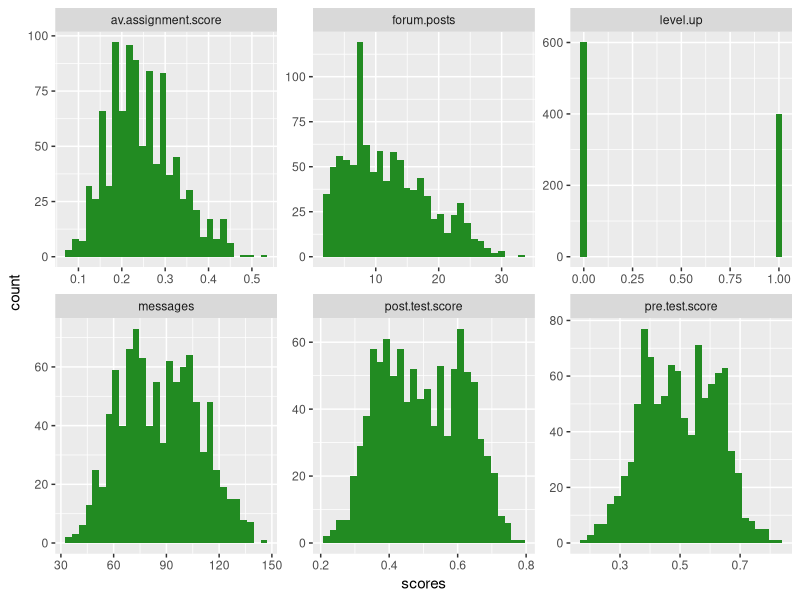
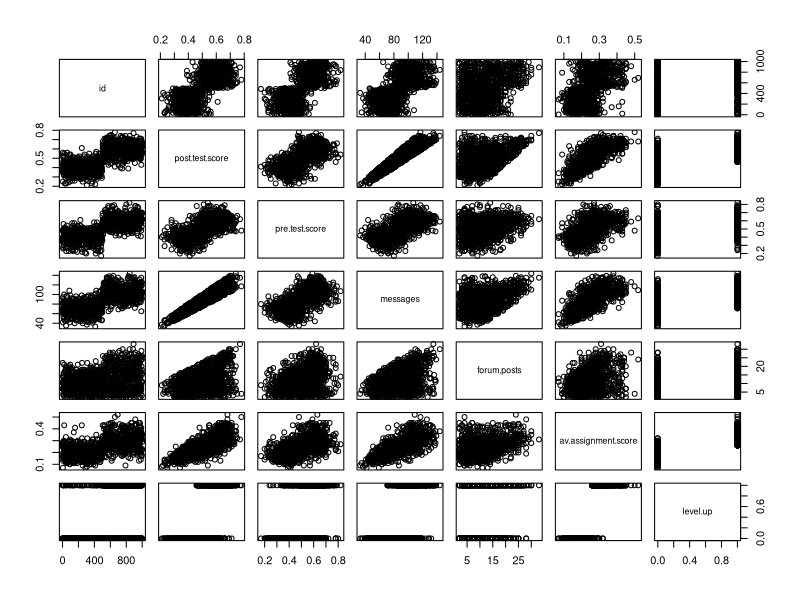
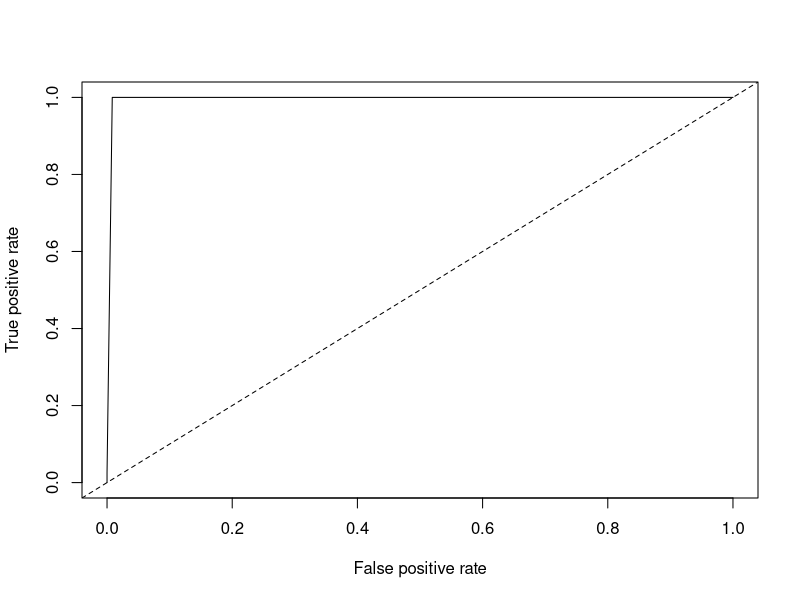
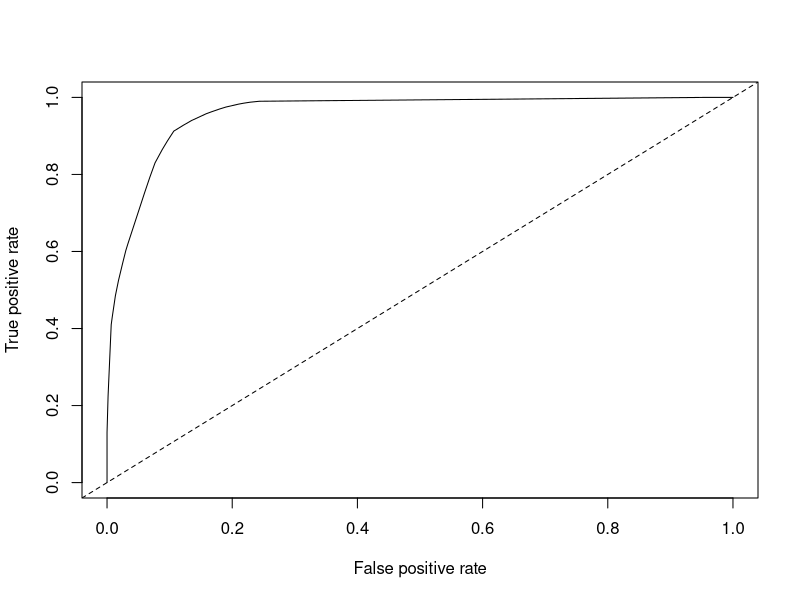

Here is the R script that generated these plots, in order:
## ---- chunk 1
D1 <- read.csv("online.data.csv", header = TRUE)
## ---- chunk 2
#Start by creating histograms of the distributions for all variables (#HINT: look up "facet" in the ggplot documentation)

library(tidyr)
library(dplyr)

D1$level.up <-ifelse(D1$level.up=="yes",1,0) #yes/no into 1/0
D2 <- gather(D1, "variables", "scores",-id)

library(ggplot2)

ggplot(D2, aes(scores)) +
  geom_histogram(aes(y = stat(count)), fill="forest green") +
  facet_wrap(~variables, scale = "free")


#Then visualize the relationships between variables
pairs(D1)

#Try to capture an intution about the data and the relationships
  #most of the relations is positive
  # messages and pre.test.score seems to be highly correlated

## ---- chunk 3
#Create a classification tree that predicts whether a student "levels up" in the online course using three variables of your choice (As we did last time, set all controls to their minimums)

library(rpart)
c.tree1 <- rpart(level.up ~ pre.test.score + messages + av.assignment.score, data = D1, method = "class", control = rpart.control(minsplit=1, cp=0.001))

#Plot and generate a CP table for your tree 

printcp(c.tree1)
post(c.tree1, file = "tree1.ps", title = "Online Data") 

#Generate a probability value that represents the probability that a student levels up based your classification tree 

D1$pred <- predict(c.tree1, type = "prob")[,2]#Last class we used type = "class" which predicted the classification for us, this time we are using type = "prob" to see the probability that our classififcation is based on.
## ---- chunk 4
#install.packages("ROCR")
library(ROCR)

#Plot the curve
pred.detail <- prediction(D1$pred, D1$level.up) 
plot(performance(pred.detail, "tpr", "fpr"))
abline(0, 1, lty = 2)

#Calculate the Area Under the Curve
unlist(slot(performance(pred.detail,"auc"), "y.values")) #Unlist liberates the AUC value from the "performance" object created by ROCR
#AUC = the probability that the fit model will score a randomly drawn positive sample higher than a randomly drawn negative sample = the value of the Wilcoxon-Mann-Whitney statistic

#Now repeat this process, but using the variables you did not use for the previous model and compare the plots & results of your two models. Which one do you think was the better model? Why?

c.tree2 <- rpart(level.up ~ post.test.score + forum.posts, data = D1, method = "class", control = rpart.control(minsplit=1, cp=0.001))

printcp(c.tree2)
post(c.tree2, file = "tree2.ps", title = "Online Data") 

D1$pred2 <- predict(c.tree2, type = "prob")[,2]

pred.detail2 <- prediction(D1$pred2, D1$level.up) 
plot(performance(pred.detail2, "tpr", "fpr"))
abline(0, 1, lty = 2)

unlist(slot(performance(pred.detail2,"auc"), "y.values"))

#first model seems to be better 
  #the area under the curve = measure of a forecast's accuracy
  #measure of 1 indicates perfect model; measure of 0.5 indicate random forecast
  #first model's measure = 0.9959375; second model'smeasure = 0.9582812
  
## ---- chunk 5
#Look at the ROC plot for your first model. Based on this plot choose a probability threshold that balances capturing the most correct predictions against false positives. Then generate a new variable in your data set that classifies each student according to your chosen threshold.

threshold.pred1 <- ifelse(D1$pred >= 0.5, 1, 0)
D1$threshold.pred1 <- threshold.pred1

#Now generate three diagnostics:

D1$truepositive1 <- (threshold.pred1)*(D1$level.up)
D1$truenegative1 <- (1-threshold.pred1)*(1-D1$level.up)
D1$falsepositive1 <- (threshold.pred1)*(1-D1$level.up)
D1$falsenegative1 <- (1-threshold.pred1)*(D1$level.up)

D1$accuracy.model1 <-ifelse(D1$level.up == D1$threshold.pred1, 1, 0)

D1$precision.model1 <- (sum(D1$truepositive1))/(sum(D1$truepositive1)+sum(D1$falsepositive1)) #precision= (true positives) / (true positives + false positives)

#Finally, calculate Kappa for your model according to:

#First generate the table of comparisons
table1 <- table(D1$level.up, D1$threshold.pred1)

#Convert to matrix
matrix1 <- as.matrix(table1)

#Calculate kappa
kappa(matrix1, exact = TRUE)/kappa(matrix1)
#kappa = 1.144378

#------------------------------------------------------
#Now choose a different threshold value and repeat these diagnostics. What conclusions can you draw about your two thresholds?

threshold.pred2 <- ifelse(D1$pred >= 0.99, 1, 0)
D1$threshold.pred2 <- threshold.pred2

D1$truepositive2 <- (threshold.pred2)*(D1$level.up)
D1$truenegative2 <- (1-threshold.pred2)*(1-D1$level.up)
D1$falsepositive2 <- (threshold.pred2)*(1-D1$level.up)
D1$falsenegative2 <- (1-threshold.pred2)*(D1$level.up)

D1$accuracy.model2 <-ifelse(D1$level.up == D1$threshold.pred1, 1, 0)

D1$precision.model2 <- (sum(D1$truepositive2))/(sum(D1$truepositive2)+sum(D1$falsepositive2)) 

table2 <- table(D1$level.up, D1$threshold.pred2)
matrix2 <- as.matrix(table2)

#Calculate kappa
kappa(matrix2, exact = TRUE)/kappa(matrix2)
#kappa = 1.003904

#cohen's kappa vlaue looks at the reliability between the data and the model
#first model with lower threshold (0.5) has a higher kappa value (1.144378)
#second model with higher threshold (0.99) has a lower kappa value (1.003904)
